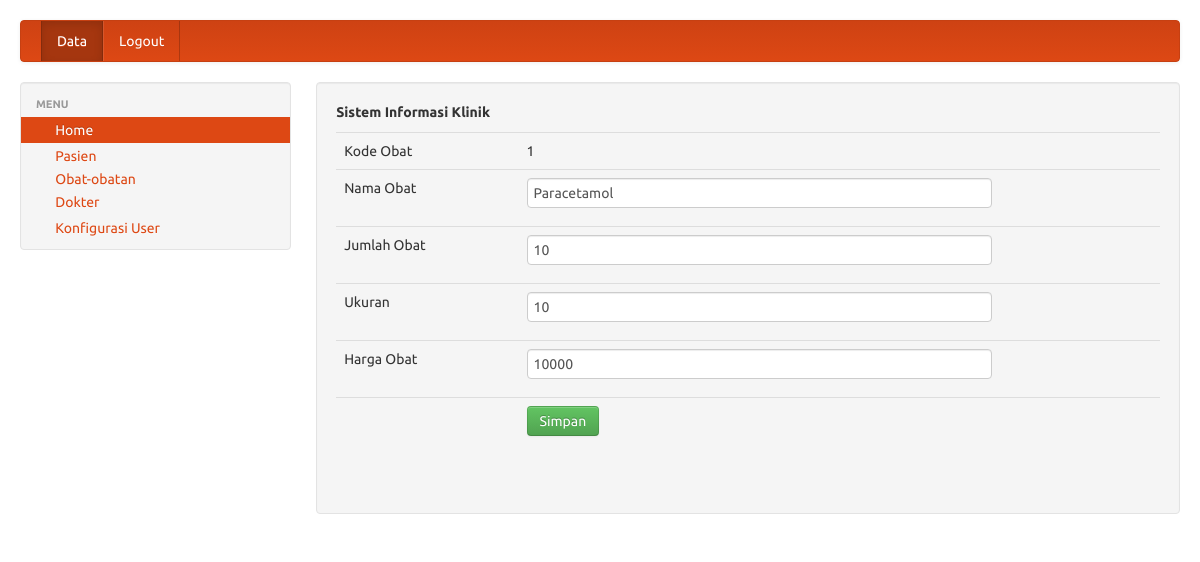
The app's page /pengurus/formeditobat.php?kd_obat=1 (signed in) with its own data.
### tables this page shows
CREATE TABLE `obat` (
  `kd_obat` int(11) NOT NULL,
  `nm_obat` varchar(300) NOT NULL,
  `jml_obat` int(11) NOT NULL,
  `ukuran` int(11) NOT NULL,
  `harga` int(25) NOT NULL
);

### pengurus/formeditobat.php (the view, shortened to what this page needs)
<?php require_once('../Connections/koneksi.php'); ?>
<?php
if (!function_exists("GetSQLValueString")) {
function GetSQLValueString($theValue, $theType, $theDefinedValue = "", $theNotDefinedValue = "")
{
  $theValue = function_exists("mysql_real_escape_string") ? mysql_real_escape_string($theValue) : mysql_escape_string($theValue);
  switch ($theType) {
    case "long":
    case "int":
      $theValue = ($theValue != "") ? intval($theValue) : "NULL";
      break;
  }
  return $theValue;
}
}
$editFormAction = $_SERVER['PHP_SELF'];
if (isset($_SERVER['QUERY_STRING'])) {
  $editFormAction .= "?" . htmlentities($_SERVER['QUERY_STRING']);
}
$colname_edit = "-1";
if (isset($_GET['kd_obat'])) {
  $colname_edit = $_GET['kd_obat'];
}
$query_edit = sprintf("SELECT * FROM obat WHERE kd_obat = %s", GetSQLValueString($colname_edit, "int"));
$edit = mysql_query($query_edit, $koneksi) or die(mysql_error());
$row_edit = mysql_fetch_assoc($edit);
?>
<!DOCTYPE html>
<html>
<head>
<link rel='stylesheet' type='text/css' href='../library/bootstrap/bootstrap.css'/>
<link rel='stylesheet' type='text/css' href='../library/bootstrap/style.css'/>
</head>
<body>
<div class='container-fluid' style='margin-top:20px;'>
<?php include("navbar.php"); ?>
	<div class='row-fluid'>
	<?php include("sidebar.php"); ?>
    <div class="span9">
    <div class='well' fixed center;'>
		<b>Sistem Informasi Klinik</b>
		<p style='margin-top:10px'>
		<form action="<?php echo $editFormAction; ?>" method="post" name="form1" id="form1">
		  <table style='margin-top:10px;background:transparent' class="table">
		    <tr valign="baseline">
		      <td nowrap="nowrap" align="right">Kode Obat</td>
		      <td><?php echo $row_edit['kd_obat']; ?></td>
	        </tr>
		    <tr valign="baseline">
		      <td nowrap="nowrap" align="right">Nama Obat</td>
		      <td><input class="span9" type="text" name="nm_obat" value="<?php echo htmlentities($row_edit['nm_obat'], ENT_COMPAT, 'utf-8'); ?>" size="32" /></td>
	        </tr>
		    <tr valign="baseline">
		      <td nowrap="nowrap" align="right">Jumlah Obat</td>
		      <td><input class="span9" type="text" name="jml_obat" value="<?php echo htmlentities($row_edit['jml_obat'], ENT_COMPAT, 'utf-8'); ?>" size="32" /></td>
	        </tr>
		    <tr valign="baseline">
		      <td nowrap="nowrap" align="right">Ukuran</td>
		      <td><input class="span9" type="text" name="ukuran" value="<?php echo htmlentities($row_edit['ukuran'], ENT_COMPAT, 'utf-8'); ?>" size="32" /></td>
	        </tr>
		    <tr valign="baseline">
		      <td nowrap="nowrap" align="right">Harga Obat</td>
		      <td><input class="span9" type="text" name="harga" value="<?php echo htmlentities($row_edit['harga'], ENT_COMPAT, 'utf-8'); ?>" size="32" /></td>
	        </tr>
		    <tr valign="baseline">
		      <td nowrap="nowrap" align="right">&nbsp;</td>
		      <td><input type="submit" value="Simpan" class="btn btn-success" /></td>
	        </tr>
	      </table>
	  </form>
        <p>&nbsp;</p>
    </div>
    </div>
</div>
</body>
</html>

### records on screen
obat: kd_obat "1", nm_obat "Paracetamol", jml_obat "10", ukuran "10", harga "10000"
